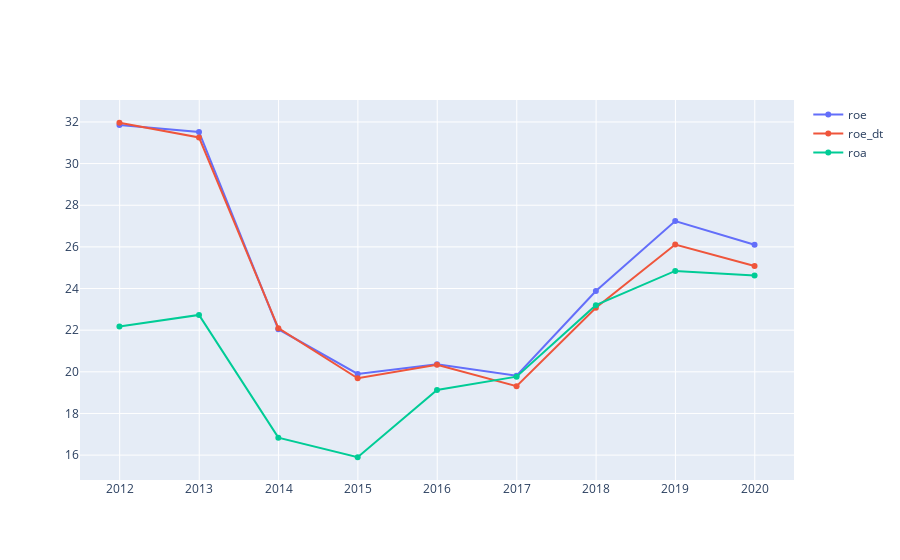

The code cell stored with this chart in its notebook:
### Markdown cell above
## ROE

### Code cell
fig = go.Figure()
fig.add_trace(go.Scatter(x=data_df.index, y=data_df.roe,name='roe'))
fig.add_trace(go.Scatter(x=data_df.index, y=data_df.roe_dt,name='roe_dt'))
fig.add_trace(go.Scatter(x=data_df.index, y=data_df.roa,name='roa'))
# fig.add_trace(go.Scatter(x=data_df.index, y=data_df.roe_dt,name='roe_dt'))
fig.show()

### Figure 1 — Plotly figure (JSON) as saved in the notebook; plotly's stock layout.template omitted (floating-point values rounded to 4 significant figures)
{"data": [{"name": "roe", "type": "scatter", "x": ["2011-12-31", "2012-12-31", "2013-12-31", "2014-12-31", "2015-12-31", "2016-12-31", "2017-12-31", "2018-12-31", "2019-12-31"], "y": [31.85, 31.52, 22.05, 19.9, 20.36, 19.81, 23.88, 27.24, 26.11]}, {"name": "roe_dt", "type": "scatter", "x": ["2011-12-31", "2012-12-31", "2013-12-31", "2014-12-31", "2015-12-31", "2016-12-31", "2017-12-31", "2018-12-31", "2019-12-31"], "y": [31.96, 31.26, 22.1, 19.69, 20.34, 19.31, 23.08, 26.11, 25.08]}, {"name": "roa", "type": "scatter", "x": ["2011-12-31", "2012-12-31", "2013-12-31", "2014-12-31", "2015-12-31", "2016-12-31", "2017-12-31", "2018-12-31", "2019-12-31"], "y": [22.18, 22.73, 16.84, 15.9, 19.13, 19.77, 23.2, 24.85, 24.62]}], "layout": {}}
